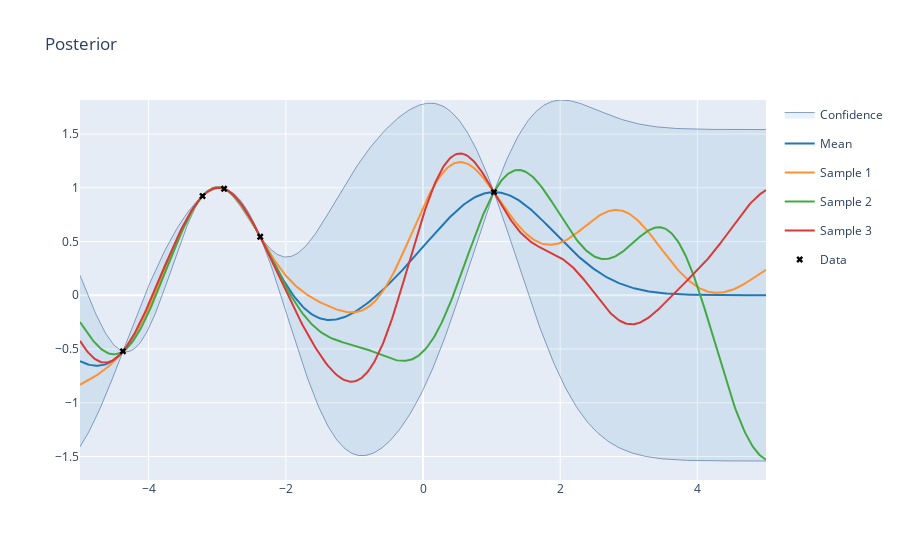

Write notebook code for a chart like this one.
### Markdown cell above
## Gaussian Process Regression

### Code cell
TRAIN_SIZE = 5
NOISE = 0.05

X = np.random.uniform(-5., 5, (TRAIN_SIZE, 1))
Y = np.sin(np.pi*X/2) + np.random.randn(TRAIN_SIZE, 1)*NOISE

kernel = GPy.kern.RBF(input_dim=1, variance=1., lengthscale=1.)
model = GPy.models.GPRegression(X, Y, kernel)

# GPy will estimate noise by default
# model.Gaussian_noise.variance = NOISE**2
# model.Gaussian_noise.variance.fix()

model.constrain_positive('')
model.optimize(messages=True)

Xp = np.linspace(-5., 5., 500)[:, None]

# The 'prediction' is the mean of the GP
mup, covp = model.predict(Xp, full_cov=True)

# We can then draw samples from the posterior GP
# samples = np.random.multivariate_normal(mup[:,0], covp)
posteriorYp = model.posterior_samples_f(Xp, full_cov=True, size=3)

# Reshape samples to form expected by plotting function
samples = np.transpose(np.squeeze(posteriorYp))
plotly_gp(mup, covp, Xp, X_train=X, Y_train=Y, samples=samples, title="Posterior")

### Figure 1 — Plotly figure (JSON) as saved in the notebook; plotly's stock layout.template omitted (floating-point values rounded to 4 significant figures; data arrays with more than 128 entries replaced by an {"elided": "..."} marker saying what was removed)
{"data": [{"fillcolor": "rgba(32, 119, 180, 0.1)", "legendgroup": "Confidence_fill_(layout.XAxis(),layout.YAxis())", "line": {"color": "#204a87", "width": 0.5}, "name": "Confidence", "showlegend": false, "type": "scatter", "x": {"elided": "500 float values"}, "y": {"elided": "500 float values"}}, {"fill": "tonextx", "fillcolor": "rgba(32, 119, 180, 0.1)", "legendgroup": "Confidence_fill_(layout.XAxis(),layout.YAxis())", "line": {"color": "#204a87", "width": 0.5}, "name": "Confidence", "showlegend": true, "type": "scatter", "x": {"elided": "500 float values"}, "y": {"elided": "500 float values"}}, {"line": {"color": "#2077b4"}, "name": "Mean", "type": "scatter", "x": {"elided": "500 float values"}, "y": {"elided": "500 float values"}}, {"line": {"color": "#fe9130"}, "name": "Sample 1", "type": "scatter", "x": {"elided": "500 float values"}, "y": {"elided": "500 float values"}}, {"line": {"color": "#43a944"}, "name": "Sample 2", "type": "scatter", "x": {"elided": "500 float values"}, "y": {"elided": "500 float values"}}, {"line": {"color": "#d83939"}, "name": "Sample 3", "type": "scatter", "x": {"elided": "500 float values"}, "y": {"elided": "500 float values"}}, {"marker": {"color": "#000000", "symbol": "x"}, "mode": "markers", "name": "Data", "type": "scatter", "x": [-2.373, -4.374, -2.899, 1.035, -3.214], "y": [0.5448, -0.5215, 0.9911, 0.9602, 0.9234]}], "layout": {"hovermode": "x", "title": {"text": "Posterior"}}}
